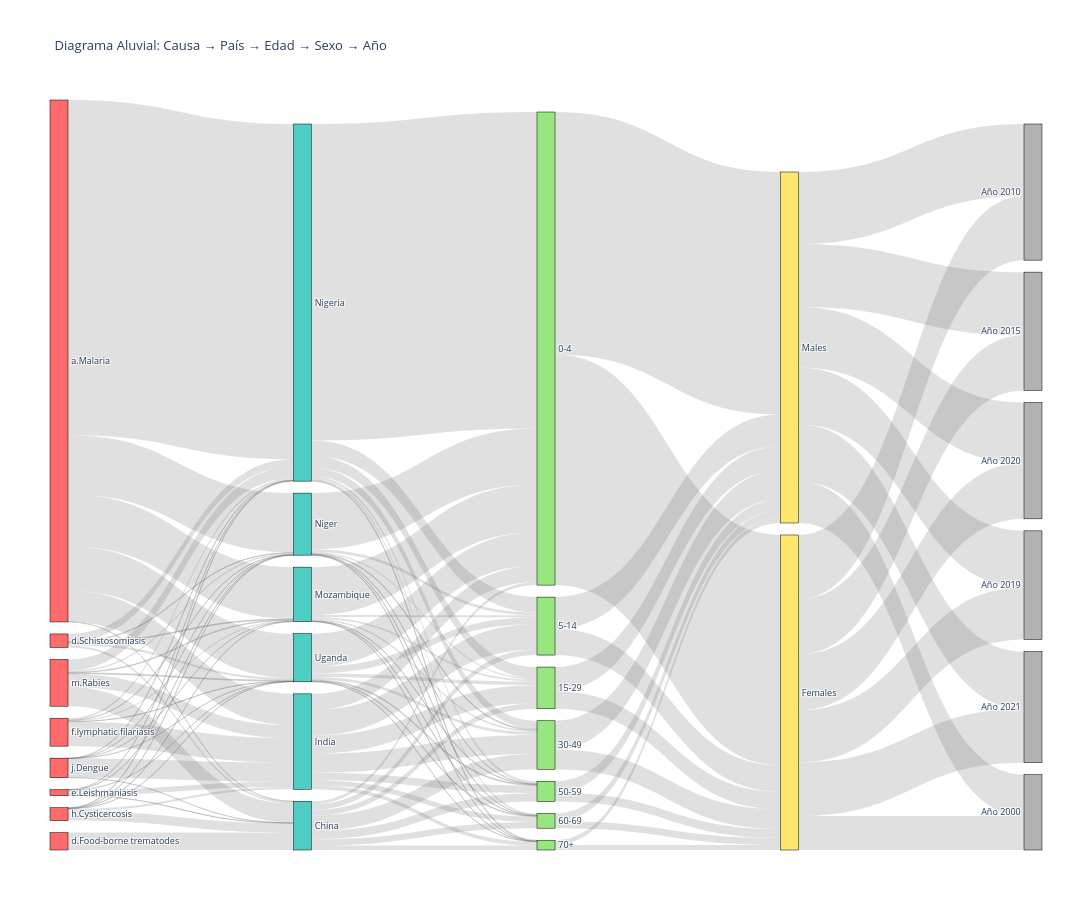

The notebook cell this image was saved under:
### Markdown cell above
### Relaciones temporales

### Code cell
# ============================================
# Definir las variables
# ============================================

# Lista de variables contextuales que se repiten por año
vars_contextuales = ['pib_per_capita', 'idh', 'indice_educacion', 'indice_salud', 
                     'indice_ingresos', 'esperanza_vida', 'poblacion_miles', 
                     'co2_anual', 'precipitacion_total', 'temperatura_superficial', 
                     'humedad_relativa', 'poblacion_abs']

# Crear vars_por_año (valores únicos por año)
vars_por_año = df.groupby('ano')[vars_contextuales].first().reset_index()

# ============================================
# Agregar datos incluyendo CAUSA como primera dimensión
# ============================================

# Agrupar por todas las dimensiones
dalys_5capas = df.groupby(['ano', 'causa', 'pais', 'edad', 'sexo'])['dalys'].sum().reset_index()

# Combinar con variables contextuales
df_5capas = pd.merge(dalys_5capas, vars_por_año, on='ano')

# ============================================
# Seleccionar datos
# ============================================

# Seleccionar top causas (primera capa)
top_causas = df_5capas.groupby('causa')['dalys'].sum().nlargest(8).index.tolist()

# Seleccionar top países (segunda capa)
top_paises = df_5capas.groupby('pais')['dalys'].sum().nlargest(6).index.tolist()

# Obtener categorías únicas
categorias_edad = sorted(df_5capas['edad'].unique())
sexos = df_5capas['sexo'].unique().tolist()

# Seleccionar años
años_seleccionados = sorted(df_5capas['ano'].unique())[::1]

# Filtrar datos
df_filtered = df_5capas[
    (df_5capas['causa'].isin(top_causas)) &
    (df_5capas['pais'].isin(top_paises)) &
    (df_5capas['ano'].isin(años_seleccionados))
]

print(f"Causas: {len(top_causas)}")
print(f"Países: {len(top_paises)}")
print(f"Edades: {len(categorias_edad)}")
print(f"Sexos: {len(sexos)}")
print(f"Años: {len(años_seleccionados)}")

# ============================================
# Crear nodos para 5 capas (Causa → País → Edad → Sexo → Año)
# ============================================

causas_list = list(top_causas)
paises_list = list(top_paises)
edades_list = list(categorias_edad)
sexos_list = list(sexos)
años_list = [f"Año {int(año)}" for año in años_seleccionados]

# Combinar todas las etiquetas en el orden correcto
labels = causas_list + paises_list + edades_list + sexos_list + años_list

# Calcular offsets para cada capa
offset_causas = 0
offset_paises = len(causas_list)
offset_edades = len(causas_list) + len(paises_list)
offset_sexos = len(causas_list) + len(paises_list) + len(edades_list)
offset_años = len(causas_list) + len(paises_list) + len(edades_list) + len(sexos_list)

# ============================================
# rear links entre capas
# ============================================

sources = []
targets = []
values = []

# Capa 1: Causa → País
print("Creando links Causa → País...")
for causa in top_causas:
    for pais in top_paises:
        valor = df_filtered[(df_filtered['causa'] == causa) & 
                            (df_filtered['pais'] == pais)]['dalys'].sum()
        if valor > 0:
            sources.append(causas_list.index(causa) + offset_causas)
            targets.append(paises_list.index(pais) + offset_paises)
            values.append(valor)

# Capa 2: País → Edad
print("Creando links País → Edad...")
for pais in top_paises:
    for edad in categorias_edad:
        valor = df_filtered[(df_filtered['pais'] == pais) & 
                            (df_filtered['edad'] == edad)]['dalys'].sum()
        if valor > 0:
            sources.append(paises_list.index(pais) + offset_paises)
            targets.append(edades_list.index(edad) + offset_edades)
            values.append(valor)

# Capa 3: Edad → Sexo
print("Creando links Edad → Sexo...")
for edad in categorias_edad:
    for sexo in sexos_list:
        valor = df_filtered[(df_filtered['edad'] == edad) & 
                            (df_filtered['sexo'] == sexo)]['dalys'].sum()
        if valor > 0:
            sources.append(edades_list.index(edad) + offset_edades)
            targets.append(sexos_list.index(sexo) + offset_sexos)
            values.append(valor)

# Capa 4: Sexo → Año
print("Creando links Sexo → Año...")
for sexo in sexos_list:
    for año in años_seleccionados:
        valor = df_filtered[(df_filtered['sexo'] == sexo) & 
                            (df_filtered['ano'] == año)]['dalys'].sum()
        if valor > 0:
            sources.append(sexos_list.index(sexo) + offset_sexos)
            targets.append(años_list.index(f"Año {int(año)}") + offset_años)
            values.append(valor)

print(f"Total de links creados: {len(sources)}")

# ============================================
# Crear figura con colores por capa
# ============================================

# Definir colores para cada capa
colores = (["#FF6B6B"] * len(causas_list) +      # Rojo para causas
           ["#4ECDC4"] * len(paises_list) +      # Turquesa para países
           ["#95E77E"] * len(edades_list) +      # Verde para edades
           ["#FFE66D"] * len(sexos_list) +       # Amarillo para sexos
           ["#B2B2B2"] * len(años_list))         # Gris para años

fig = go.Figure(data=[go.Sankey(
    node=dict(
        pad=12,
        thickness=18,
        line=dict(color="black", width=0.5),
        label=labels,
        color=colores
    ),
    link=dict(
        source=sources,
        target=targets,
        value=values,
        color="rgba(100,100,100,0.2)"  # Links semi-transparentes
    )
)])

fig.update_layout(
    title_text="Diagrama Aluvial: Causa → País → Edad → Sexo → Año",
    font_size=9,
    height=900,
    width=1600,
    margin=dict(l=50, r=50, t=100, b=50)
)

fig.show()

### Figure 1 — Plotly figure (JSON) as saved in the notebook; plotly's stock layout.template omitted (floating-point values rounded to 4 significant figures)
{"data": [{"link": {"color": "rgba(100,100,100,0.2)", "source": [0, 0, 0, 0, 0, 0, 1, 1, 1, 1, 1, 1, 2, 2, 2, 2, 2, 2, 3, 3, 3, 3, 3, 4, 4, 4, 4, 4, 5, 5, 5, 5, 5, 5, 6, 6, 6, 6, 6, 7, 8, 8, 8, 8, 8, 8, 8, 9, 9, 9, 9, 9, 9, 9, 10, 10, 10, 10, 10, 10, 10, 11, 11, 11, 11, 11, 11, 11, 12, 12, 12, 12, 12, 12, 12, 13, 13, 13, 13, 13, 13, 13, 14, 14, 15, 15, 16, 16, 17, 17, 18, 18, 19, 19, 20, 20, 21, 21, 21, 21, 21, 21, 22, 22, 22, 22, 22, 22], "target": [8, 9, 10, 11, 12, 13, 8, 9, 10, 11, 12, 13, 8, 9, 10, 11, 12, 13, 8, 9, 10, 11, 13, 8, 10, 11, 12, 13, 8, 9, 10, 11, 12, 13, 8, 9, 10, 12, 13, 12, 14, 15, 16, 17, 18, 19, 20, 14, 15, 16, 17, 18, 19, 20, 14, 15, 16, 17, 18, 19, 20, 14, 15, 16, 17, 18, 19, 20, 14, 15, 16, 17, 18, 19, 20, 14, 15, 16, 17, 18, 19, 20, 21, 22, 21, 22, 21, 22, 21, 22, 21, 22, 21, 22, 21, 22, 23, 24, 25, 26, 27, 28, 23, 24, 25, 26, 27, 28], "value": [86950.0, 8126.0, 15390.0, 13410.0, 6.246, 11520.0, 2927.0, 3371.0, 391.3, 179.0, 5013.0, 255.3, 70.36, 4992.0, 0.5043, 2.393, 4.409, 1.654, 512.3, 6313.0, 83.03, 263.2, 76.61, 2025.0, 129.6, 217.2, 589.7, 534.4, 153.5, 594.5, 12.41, 61.09, 2440.0, 93.69, 12.79, 1359.0, 79.21, 84.31, 20.06, 4509.0, 82140.0, 2972.0, 2239.0, 3994.0, 633.6, 439.2, 235.1, 4192.0, 4659.0, 4991.0, 6628.0, 1956.0, 1354.0, 974.5, 14550.0, 307.1, 244.9, 736.0, 115.8, 87.51, 43.76, 12410.0, 471.0, 461.2, 517.8, 127.7, 101.6, 50.24, 836.7, 1450.0, 3943.0, 1454.0, 2174.0, 1638.0, 1151.0, 8613.0, 958.6, 716.7, 1706.0, 247.6, 178.3, 85.78, 59800.0, 62940.0, 4534.0, 6283.0, 5143.0, 7453.0, 6826.0, 8210.0, 2319.0, 2936.0, 1786.0, 2012.0, 1318.0, 1223.0, 8803.0, 16670.0, 14340.0, 13490.0, 14480.0, 13940.0, 10740.0, 18650.0, 16360.0, 14700.0, 15710.0, 14900.0]}, "node": {"color": ["#FF6B6B", "#FF6B6B", "#FF6B6B", "#FF6B6B", "#FF6B6B", "#FF6B6B", "#FF6B6B", "#FF6B6B", "#4ECDC4", "#4ECDC4", "#4ECDC4", "#4ECDC4", "#4ECDC4", "#4ECDC4", "#95E77E", "#95E77E", "#95E77E", "#95E77E", "#95E77E", "#95E77E", "#95E77E", "#FFE66D", "#FFE66D", "#B2B2B2", "#B2B2B2", "#B2B2B2", "#B2B2B2", "#B2B2B2", "#B2B2B2"], "label": ["a.Malaria", "m.Rabies", "j.Dengue", "f.lymphatic filariasis", "d.Schistosomiasis", "h.Cysticercosis", "e.Leishmaniasis", "d.Food-borne trematodes", "Nigeria", "India", "Niger", "Mozambique", "China", "Uganda", "0-4", "15-29", "30-49", "5-14", "50-59", "60-69", "70+", "Females", "Males", "Año 2000", "Año 2010", "Año 2015", "Año 2019", "Año 2020", "Año 2021"], "line": {"color": "black", "width": 0.5}, "pad": 12, "thickness": 18}, "type": "sankey"}], "layout": {"font": {"size": 9}, "height": 900, "margin": {"b": 50, "l": 50, "r": 50, "t": 100}, "title": {"text": "Diagrama Aluvial: Causa → País → Edad → Sexo → Año"}, "width": 1600}}
